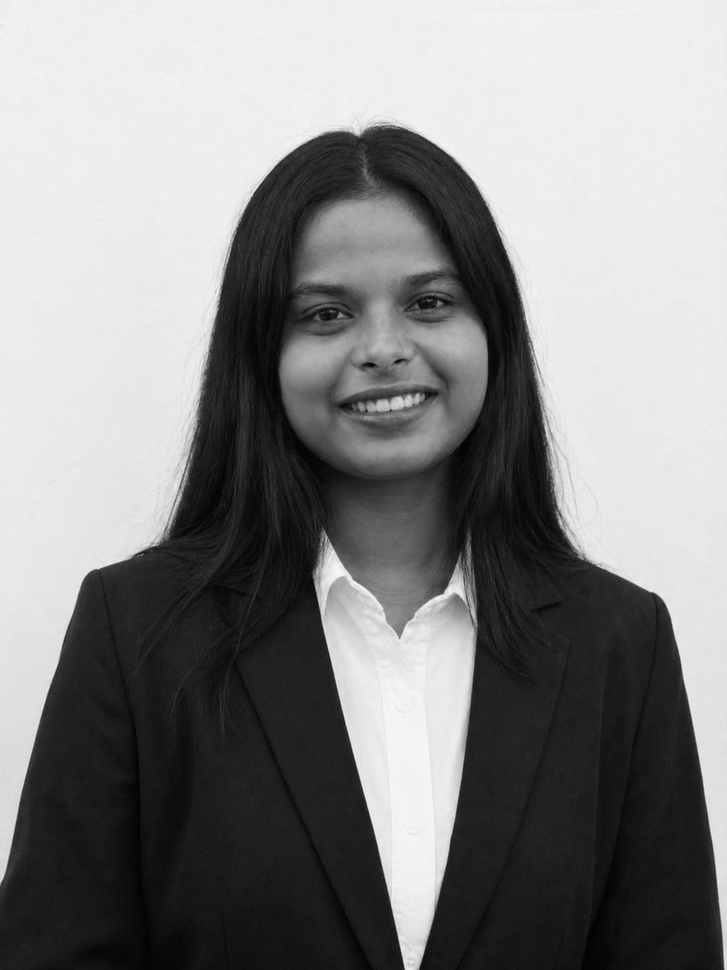
#> input picture Prelab/green_channel.jpg, 727 x 970 px, shrunk from 1086 x 1448 before the run, given as the content of the folder test, which was not available
$ jupyter execute --allow-errors MV_PR5_CM23004.ipynb   (text cells are left out)
#> lines starting #> are read from the running program, lines starting #| are printed output that depends on the picture; after the words box and inside, x2 and y2 are one past the last pixel; in counts of white or black regions, pixels touching at a corner belong together; pictures that were not available may be replaced by others from this repository, and a replacement may not be noted
[cell 1]
import cv2
import os
import zipfile
import numpy as np
import matplotlib.pyplot as plt
from google.colab import files

[cell 2]
uploaded = files.upload()
#> the answer given: green_channel.jpg

[cell 3]
zip_name = list(uploaded.keys())[0]

#> (the rest of this cell did not finish here and is left out)

[cell 4]
face_cascade = cv2.CascadeClassifier(
    cv2.data.haarcascades + "haarcascade_frontalface_default.xml"
)

eye_cascade = cv2.CascadeClassifier(
    cv2.data.haarcascades + "haarcascade_eye.xml"
)

[cell 5]
dataset_path = "test"

image_paths = []

for root, dirs, files in os.walk(dataset_path):
    for file in files:
        if file.lower().endswith((".jpg", ".jpeg", ".png")):
            image_paths.append(os.path.join(root, file))

print("Total Images:", len(image_paths))

[cell 6]
total_images = 0
face_detected = 0

results = []

for path in image_paths:

    image = cv2.imread(path)
#> image is the input picture: shape (970, 727, 3); min 0, max 248, mean 133.9

    if image is None:
        continue

    gray = cv2.cvtColor(image, cv2.COLOR_BGR2GRAY)

    faces = face_cascade.detectMultiScale(
        gray,
        scaleFactor=1.1,
        minNeighbors=5,
        minSize=(30,30)
    )
#> faces = [[252, 207, 261, 261]]

    total_images += 1

    if len(faces) > 0:
        face_detected += 1

    for (x,y,w,h) in faces:

        cv2.rectangle(image,(x,y),(x+w,y+h),(255,0,0),2)

        roi_gray = gray[y:y+h,x:x+w]
        roi_color = image[y:y+h,x:x+w]

        eyes = eye_cascade.detectMultiScale(roi_gray)

        for (ex,ey,ew,eh) in eyes:

            cv2.rectangle(
                roi_color,
                (ex,ey),
                (ex+ew,ey+eh),
                (0,255,0),
                2
            )
#> this loop made 1 pass
#> pass 1, `roi_gray = gray[y:y+h,x:x+w]`:
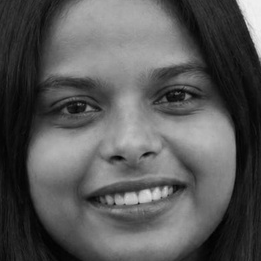
#> roi_gray: shape (261, 261); min 0, max 243, mean 88.3
#> pass 1, `roi_color = image[y:y+h,x:x+w]`:
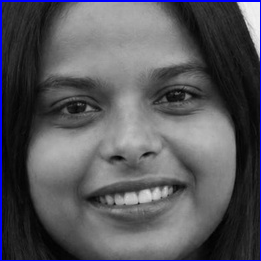
#> roi_color: shape (261, 261, 3); mean B, G, R 92.8, 87, 87
#> after the loop:
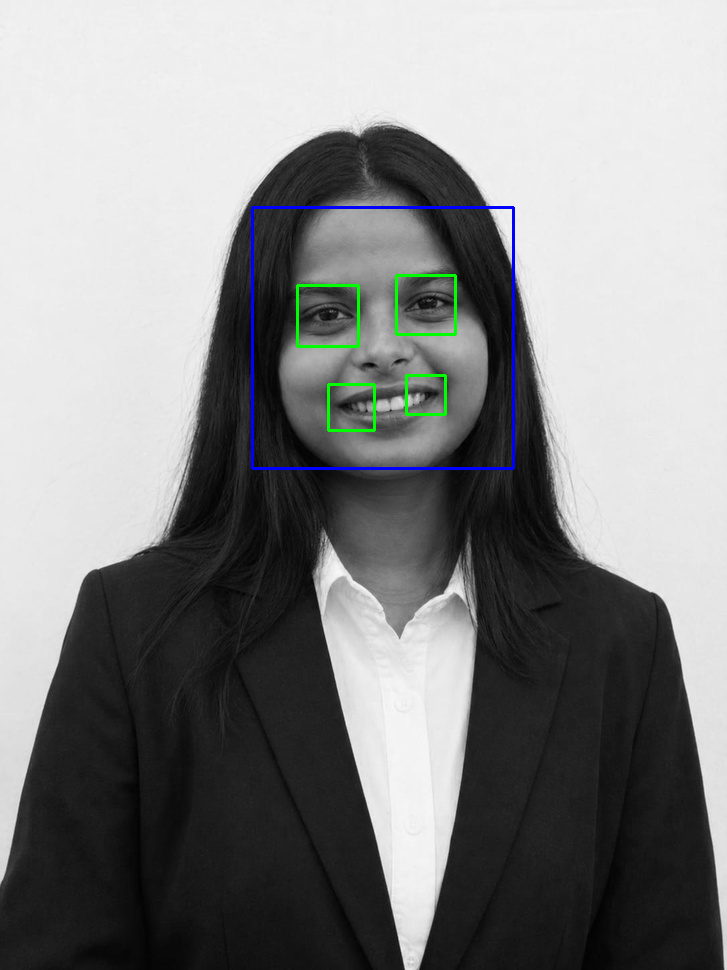
#> image: shape (970, 727, 3); 0.79% of pixels changed, all inside (x1, y1, x2, y2) = (251, 206, 515, 470)
#> after the loop:
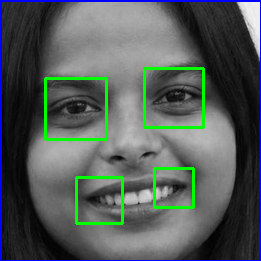
#> roi_color: shape (261, 261, 3); 3.59% of pixels changed, all inside (x1, y1, x2, y2) = (44, 67, 205, 225)

    results.append(image)

[cell 7]
accuracy = (face_detected / total_images) * 100

print("Total Images :", total_images)
print("Faces Detected :", face_detected)
print("Detection Accuracy : {:.2f}%".format(accuracy))

[cell 8]
plt.figure(figsize=(15,10))

samples = min(9, len(results))
#> samples = 1

for i in range(samples):

    plt.subplot(3,3,i+1)

    rgb = cv2.cvtColor(results[i], cv2.COLOR_BGR2RGB)

    plt.imshow(rgb)

    plt.axis("off")

plt.tight_layout()
plt.show()

[cell 9]
bright = 0
normal = 0
dark = 0

bright_detect = 0
normal_detect = 0
dark_detect = 0

for path in image_paths:

    image = cv2.imread(path)

    if image is None:
        continue

    gray = cv2.cvtColor(image, cv2.COLOR_BGR2GRAY)

    brightness = np.mean(gray)
#> brightness = 133.9

    if brightness > 170:
        bright += 1
        category = "bright"

    elif brightness < 80:
        dark += 1
        category = "dark"

    else:
        normal += 1
        category = "normal"

    faces = face_cascade.detectMultiScale(gray,1.1,5)

    if len(faces)>0:

        if category=="bright":
            bright_detect += 1

        elif category=="dark":
            dark_detect += 1

        else:
            normal_detect += 1

[cell 10]
print("Lighting Condition Evaluation\n")

if bright != 0:
    print("Bright Accuracy : {:.2f}%".format((bright_detect/bright)*100))

if normal != 0:
    print("Normal Accuracy : {:.2f}%".format((normal_detect/normal)*100))

if dark != 0:
    print("Dark Accuracy : {:.2f}%".format((dark_detect/dark)*100))

[cell 11]
labels = []
values = []

if bright != 0:
    labels.append("Bright")
    values.append((bright_detect/bright)*100)

if normal != 0:
    labels.append("Normal")
    values.append((normal_detect/normal)*100)

if dark != 0:
    labels.append("Dark")
    values.append((dark_detect/dark)*100)

plt.figure(figsize=(6,5))

plt.bar(labels, values)

plt.xlabel("Lighting Condition")
plt.ylabel("Detection Accuracy (%)")
plt.title("Face Detection Accuracy using Haar Cascade")

plt.show()
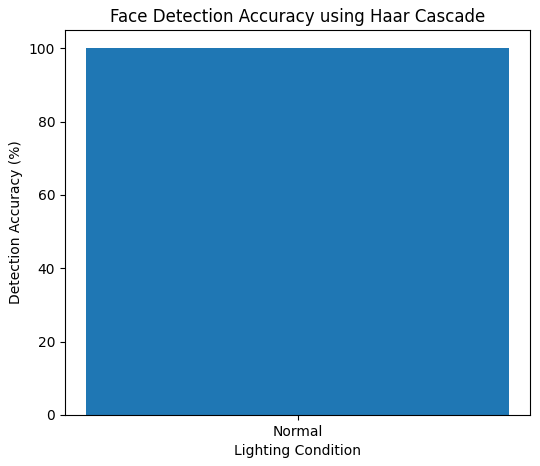
#> figure drawn by matplotlib, 1 panel
